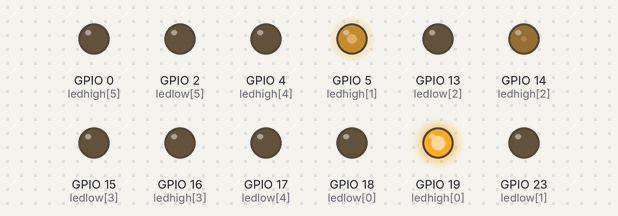
The sketch below on a simulated ESP32. Shown: output pins drawn as LEDs (lit = HIGH).

Above: at 0.05 s.
At 0.3 s:
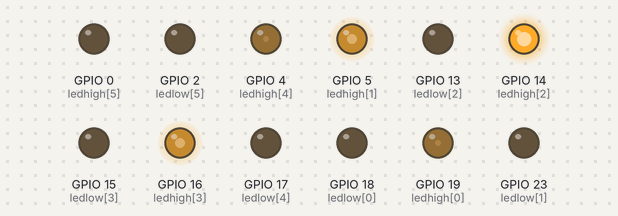
At 0.45 s:
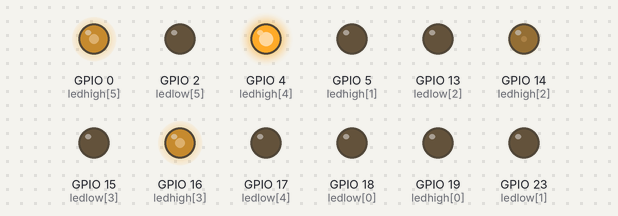
At 0.55 s:
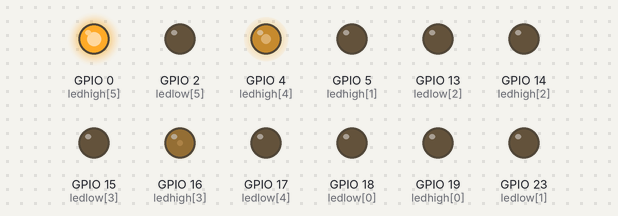
At 0.85 s:
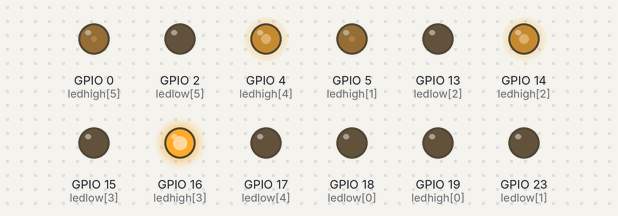
At 1.1 s:
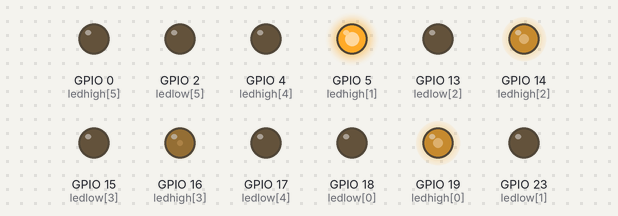
Timing chart, 0 to 3.0 s (numbered marks = the images above):
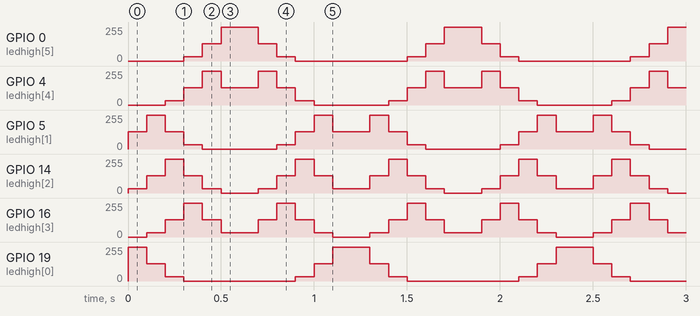

Measured:
- by itself, GPIO 0 (ledhigh[5]): repeats every 1.2 s: 128/255 0.10 s, 255/255 0.20 s, 128/255 0.10 s, 32/255 0.10 s, 0/255 0.60 s, 32/255 0.10 s
- by itself, GPIO 19 (ledhigh[0]): repeats every 1.2 s: 128/255 0.10 s, 32/255 0.10 s, 0/255 0.60 s, 32/255 0.10 s, 128/255 0.10 s, 255/255 0.20 s
- by itself, GPIO 4 (ledhigh[4]): repeats every 1.2 s: 128/255 0.10 s, 255/255 0.10 s, 128/255 0.20 s, 255/255 0.10 s, 128/255 0.10 s, 32/255 0.10 s, 0/255 0.40 s, 32/255 0.10 s
- by itself, GPIO 5 (ledhigh[1]): repeats every 1.2 s: 255/255 0.10 s, 128/255 0.10 s, 32/255 0.10 s, 0/255 0.40 s, 32/255 0.10 s, 128/255 0.10 s, 255/255 0.10 s, 128/255 0.20 s

The sketch:

Led_pattern.ino
```cpp
byte ledhigh[6] = {19, 5, 14, 16, 4, 0};
byte ledlow[6] = {18, 23, 13, 15, 17, 2};

void setup() {
  for (byte i = 0; i < 6; i++) {
    pinMode(ledlow[i], OUTPUT);
    digitalWrite(ledlow[i], 0);
  }
  for (byte i = 0; i < 6 ; i++) {
    ledcSetup(i, 1000, 3);
    ledcAttachPin(ledhigh[i], i);
  }
}

void loop() {
  for (int i = 0; i < 6; i++) {
    for (int j = 0; j < 6; j++) {
      if (i - j == 0) ledcWrite(j, 7);
      else if ((i - j == 1) || (j - i == 1)) ledcWrite(j, 4);
      else if ((i - j == 2) || (j - i == 2)) ledcWrite(j, 1);
      else ledcWrite(j, 0);
    }
    delay(100);
  }
  for (int i = 5; i >=0; i--) {
    for (int j = 0; j < 6; j++) {
      if (i - j == 0) ledcWrite(j, 7);
      else if (i - j == 1 || j - i == 1) ledcWrite(j, 4);
      else if (i - j == 2 || j - i == 2) ledcWrite(j, 1);
      else ledcWrite(j, 0);
    }
    delay(100);
  }

}
```
